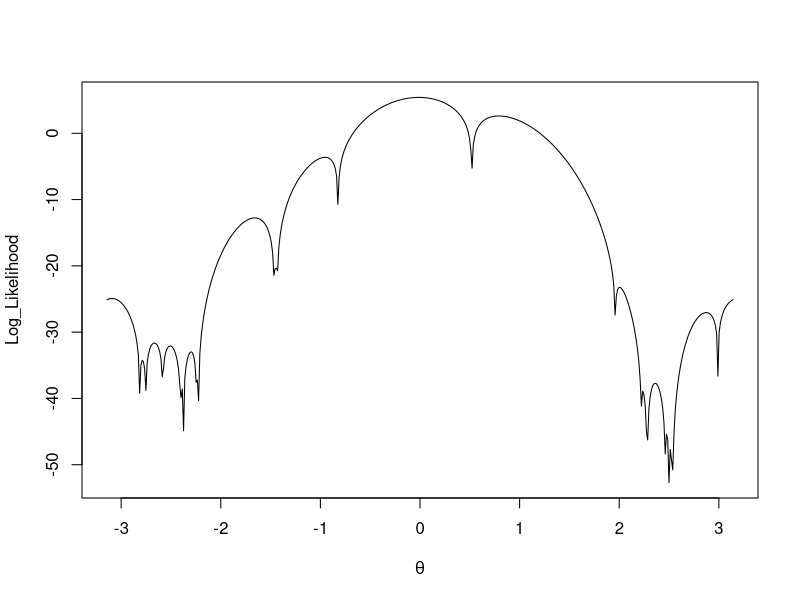
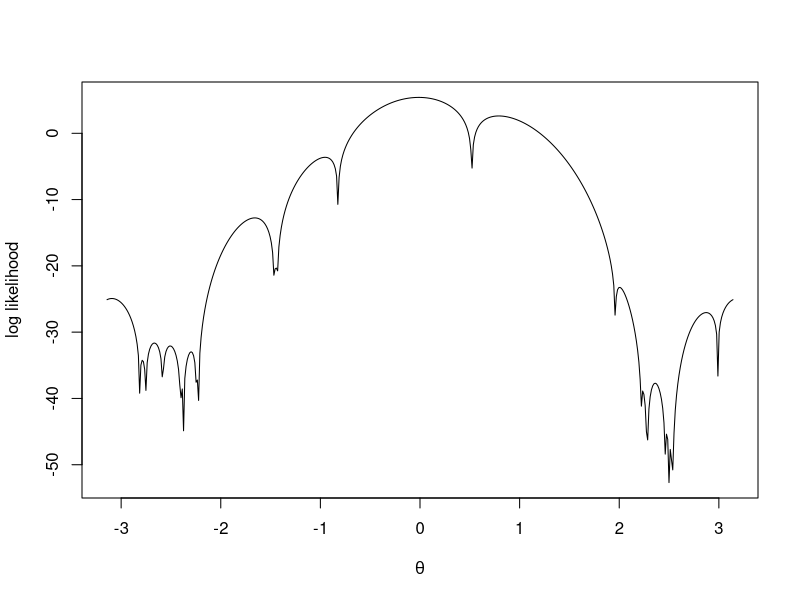
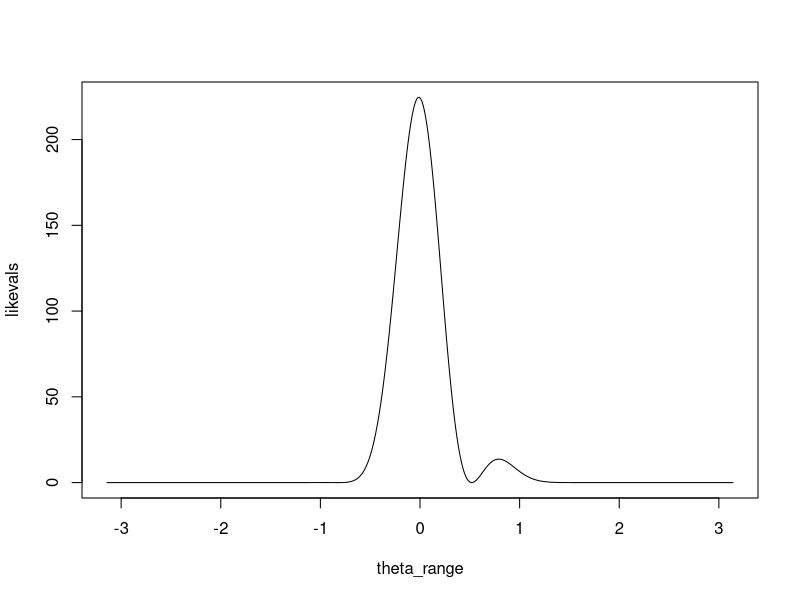
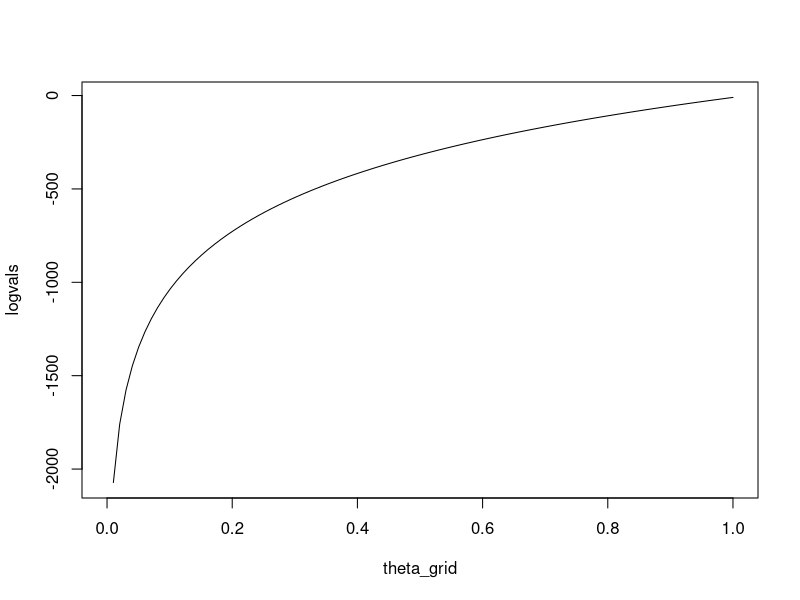
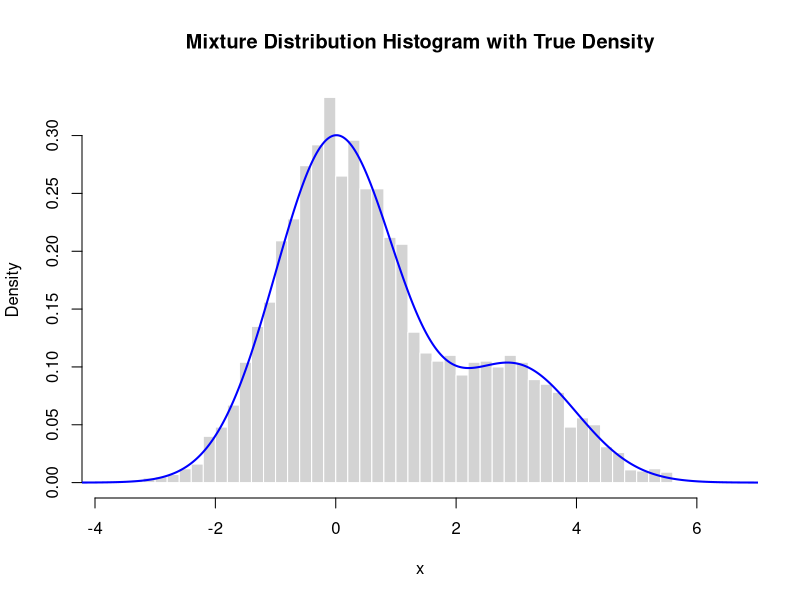
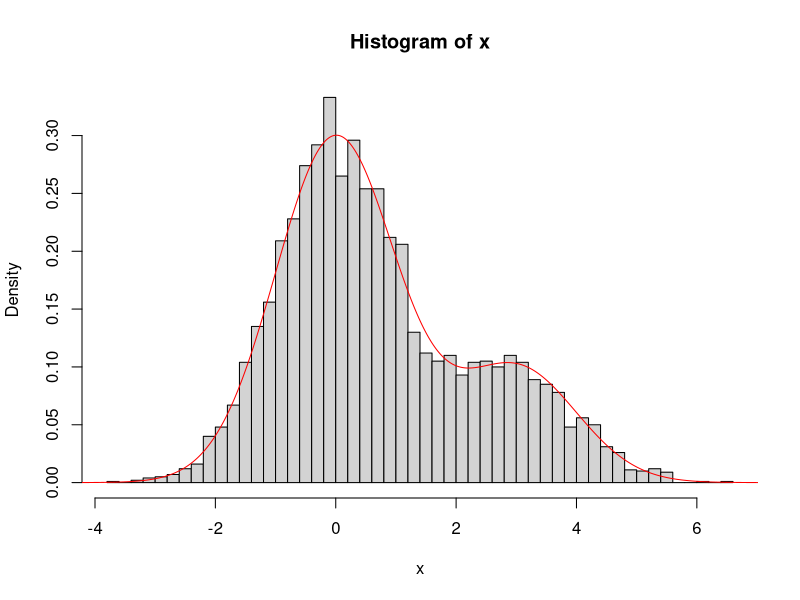
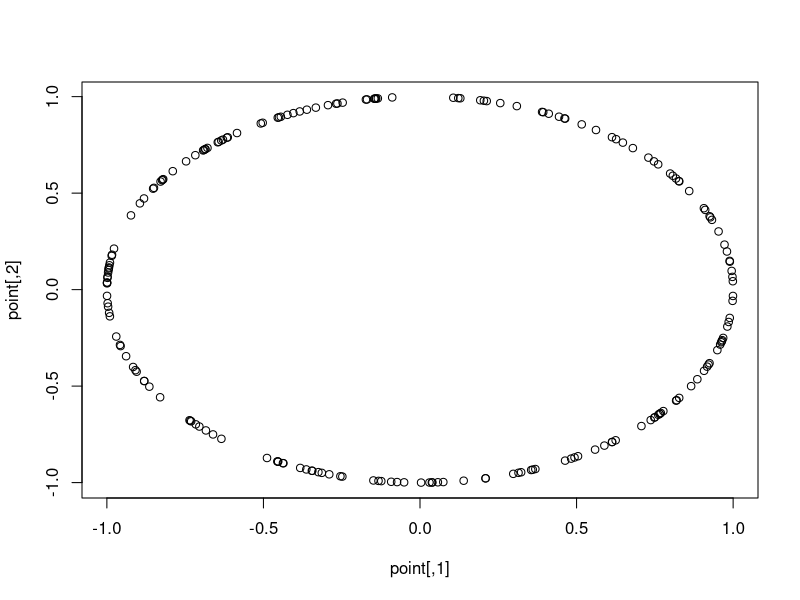
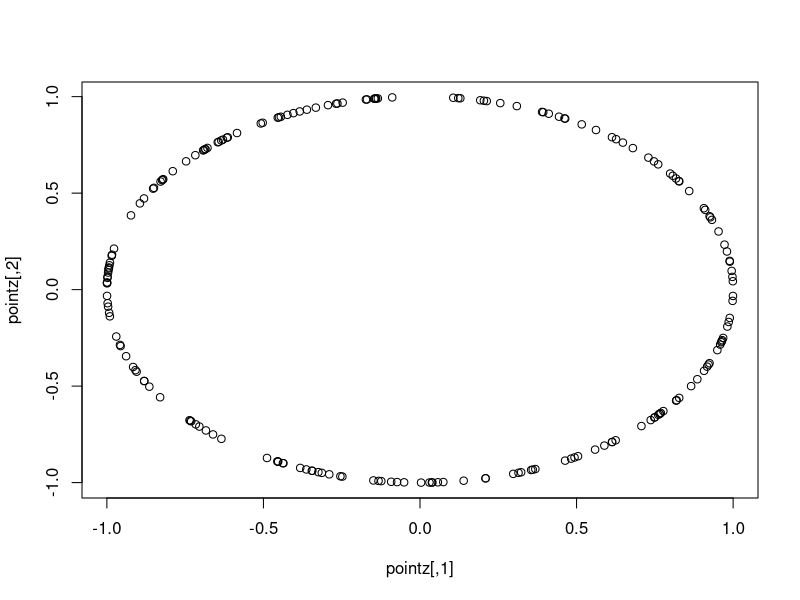

Source code (R) for these figures, in order: (Note: this script raises an error after producing the figures.)
## ---- chunk 1
# Likelihood:
x <- c(3.91, 4.85, 2.28, 4.06, 3.70, 4.04, 5.46, 3.53, 2.28, 1.96, 2.53, 3.88, 2.22, 3.47, 4.82, 2.46, 2.99, 2.54, 0.52, 2.50)
log_like <- function(theta){
  sum(log(1-cos(x-theta)))
}

#between pi and -pi
theta_range <- seq(-pi,pi,length.out=500)

# computing log likelihood for each theta

overall_log <- sapply(theta_range,log_like)

plot(theta_range, overall_log, type = "l", xlab= expression(theta), ylab = "Log_Likelihood")




## ---- chunk 2
x <- c(3.91, 4.85, 2.28, 4.06, 3.70, 4.04, 5.46, 3.53, 2.28, 1.96, 2.53, 3.88, 2.22, 3.47, 4.82, 2.46, 2.99, 2.54, 0.52, 2.50)
loglik <- function(theta){
  sum(log(1-cos(x-theta)))
}

theta_range <- seq(-pi,pi, length.out=500)

loglikevalues <- sapply(theta_range, loglik)

plot(theta_range, loglikevalues, type="l", xlab = expression(theta), ylab = "log likelihood")




## ---- chunk 3
# plotting likelihood function

x <- c(3.91, 4.85, 2.28, 4.06, 3.70, 4.04, 5.46, 3.53, 2.28, 1.96, 2.53, 3.88, 2.22, 3.47, 4.82, 2.46, 2.99, 2.54, 0.52, 2.50)

likelihood <- function(theta){
  prod(1-cos(x-theta))
}

theta_range

likevals <- sapply(theta_range, likelihood)

plot(theta_range,likevals, type = "l")






## ---- chunk 4
# another example similar to log likelihood
# poisson
# generate 10 random poisson with lambda = 45
X <- rpois(10,lambda = 45)
loglike <- function(lambda){
  sum(log(lambda^X*exp(-lambda)))
}

theta_grid <- seq(0,1,length.out=100)

logvals <- sapply(theta_grid,loglike)

plot(theta_grid,logvals, type = "l")





## ---- chunk 5
# Mixture distribution
set.seed(123)  # for reproducibility

# Parameters
N <- 5000
theta <- 0.75

# Allocate storage
x <- numeric(N)

# Simulate
for (i in 1:N) {
  u <- runif(1)
  if (u <= theta) {
    x[i] <- rnorm(1, mean = 0, sd = 1)
  } else {
    x[i] <- rnorm(1, mean = 3, sd = 1)
  }
}

# Histogram
hist(x, breaks = 50, freq = FALSE, col = "lightgray",
     main = "Mixture Distribution Histogram with True Density",
     xlab = "x", border = "white")

# Superimpose true mixture density
xgrid <- seq(min(x) - 1, max(x) + 1, length.out = 500)
f1 <- dnorm(xgrid, mean = 0, sd = 1)
f2 <- dnorm(xgrid, mean = 3, sd = 1)
mixture_density <- theta * f1 + (1 - theta) * f2

lines(xgrid, mixture_density, col = "blue", lwd = 2)


## ---- chunk 6
set.seed(123)
N <- 5000
theta<-0.75

x <- numeric(N)

for(i in 1:N){
  u <- runif(1) 
    if(u<=theta){
      x[i]<-rnorm(1,0,1)
    } else {
      x[i] <- rnorm(1,3,1)
    }
}

hist(x,breaks=50, freq=FALSE)

xgrid <- seq(min(x)-1, max(x)+1, length.out=500)
f1 <- dnorm(xgrid,0,1)
f2 <- dnorm(xgrid,3,1)
mixture_density <- theta*f1 + (1-theta)*f2
lines(xgrid,mixture_density,col="red")













## ---- chunk 7
# question 3
# uniform distribution on sphere
# d =2 
# U = X/||X||
#(X1,X2) ~ N(0,1)
# generate n points unifromly on d sphere

uniform_sphere <- function(n,d){
  X <- matrix(rnorm(n*d), nrow = n,ncol = d)
  norms <- sqrt(rowSums(X^2))
  U <- X/norms
  return(U)
}

set.seed(123)
point <- uniform_sphere(200,2)

plot(point)







## ---- chunk 8
# generate n points on d sphere
set.seed(123)
unif_sphere <- function(n,d){
  X <- matrix(rnorm(n*d),nrow=n,ncol=d)
  norms <- sqrt(rowSums(X^2))
  U <- X/norms
  return(U)
}

pointz <- unif_sphere(200,2)

plot(pointz)









## ---- chunk 9
# simulate from linear model

set.seed(123)
n <- 200
sigma <- sqrt(0.5)
x <- runif(n,-1,1)
e <- rnorm(n,0,sigma)

y <- 2 - 3*x + e
X <- cbind(1,x)
beta_hat <- solve(t(X)%*%X)%*%t(X)%*%y

#y = XB
yhat <- X%*%beta_hat
residual <- y - yhat
sigma_hat <- sum(residual^2)/(n-2)
var_hat <- sigma_hat*(solve(t(X)%*%X))
se_hat <- sqrt(diag(var_hat))

plot(x,y)








## ---- chunk 10
set.seed(123)
n <- 200
sigma <- sqrt(0.5)
x <- runif(n,-1,1)
e <- rnorm(n,0,sigma)

y <- 2- 3*x + e

X <- cbind(1,x)
beta <- solve(t(X)%*%X)%*%t(X)%*%y

yhat <- X%*%beta
residuals <- y - yhat
sigma <- sum(residuals^2)/(n-2)
var <- sigma*solve(t(X)%*%X)
se <- sqrt(diag(var))

plot(x,y)








## ---- chunk 11
n <- 200
sigma <- sqrt(1.5)
j <- 50
t <- 1:n
e <- rnorm(n,0,sigma)

y <- 10 - 2*cos((2*pi*t)/j) + 3*sin((2*pi*t)/j) + 0.05*t + e

beta_h <- solve(t)








